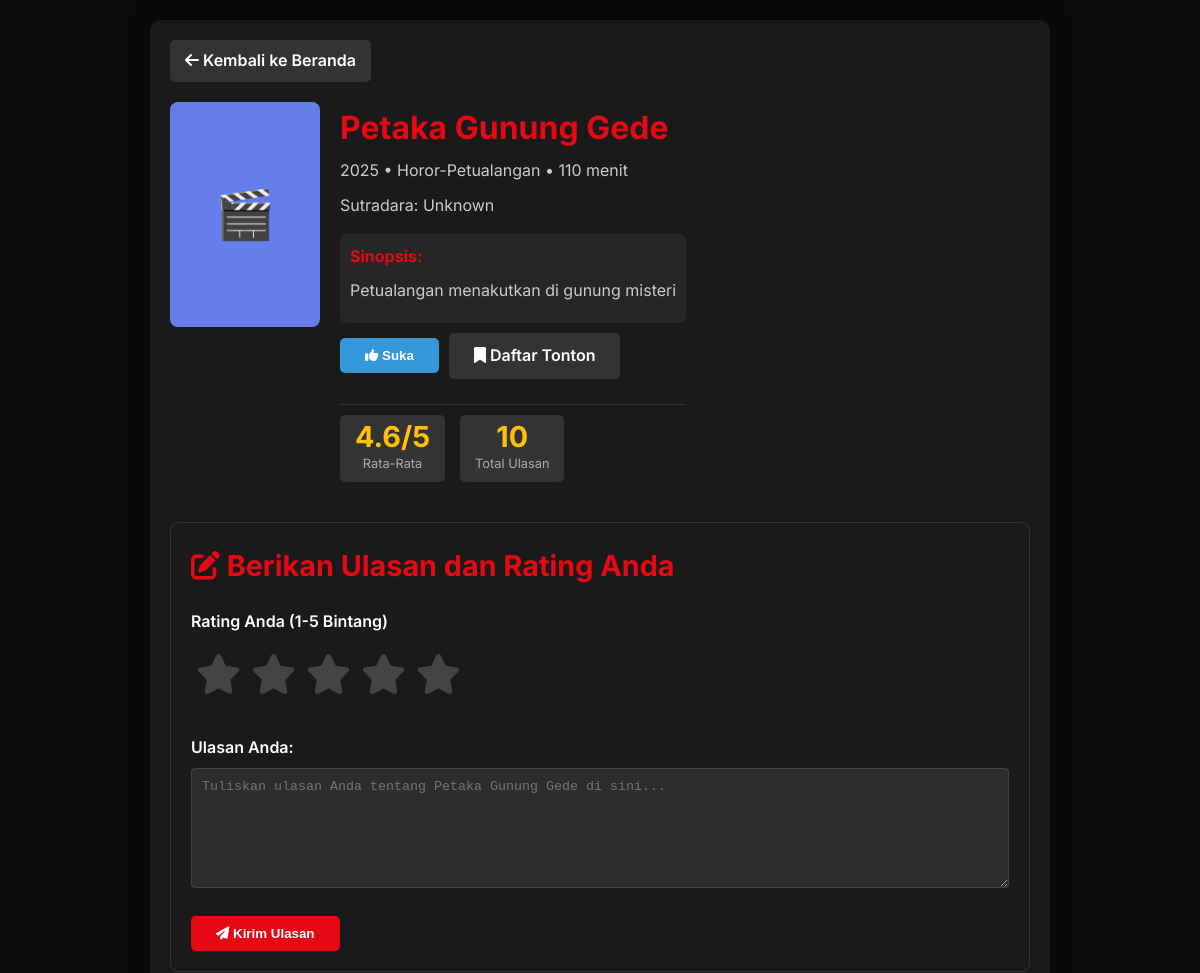
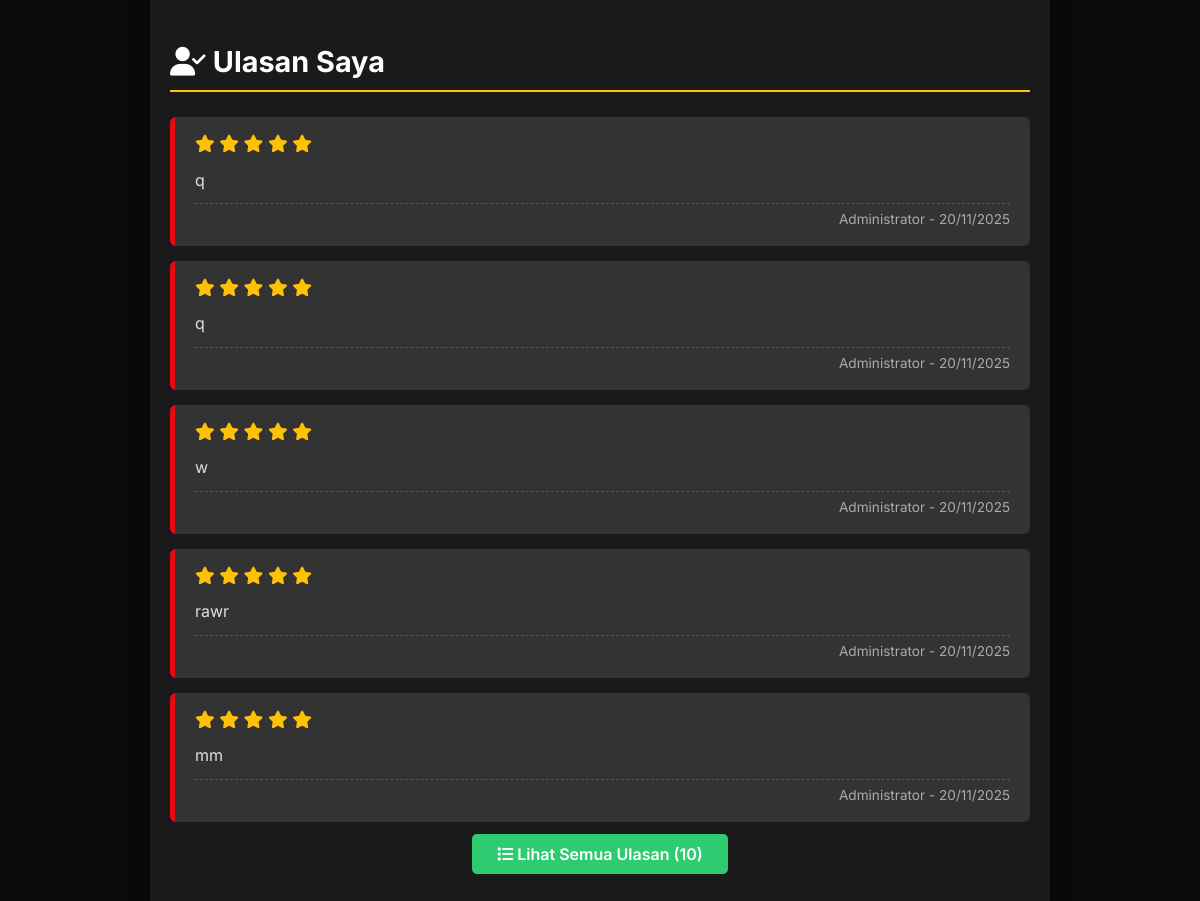
The app's page /movie_detail.php?id=2 (signed in) with its own data (2 pictures, top to bottom).
### tables this page shows
CREATE TABLE `movies` (
  `id` int(11) NOT NULL,
  `title` varchar(200) NOT NULL,
  `original_title` varchar(200) DEFAULT NULL,
  `release_year` int(11) DEFAULT NULL,
  `duration` int(11) DEFAULT NULL COMMENT 'durasi dalam menit',
  `genre` varchar(100) DEFAULT NULL,
  `director` varchar(100) DEFAULT NULL,
  `cast` text DEFAULT NULL COMMENT 'JSON array atau comma separated',
  `synopsis` text DEFAULT NULL,
  `poster` varchar(255) DEFAULT NULL,
  `trailer_url` varchar(255) DEFAULT NULL,
  `average_rating` decimal(2,1) DEFAULT 0.0,
  `total_reviews` int(11) DEFAULT 0,
  `created_by` int(11) DEFAULT NULL,
  `created_at` timestamp NOT NULL DEFAULT current_timestamp(),
  `updated_at` timestamp NOT NULL DEFAULT current_timestamp() ON UPDATE current_timestamp()
);

CREATE TABLE `reviews` (
  `id` int(11) NOT NULL,
  `movie_id` int(11) NOT NULL,
  `user_id` int(11) NOT NULL,
  `rating` decimal(2,1) NOT NULL CHECK (`rating` >= 0 and `rating` <= 5),
  `review_text` text DEFAULT NULL,
  `user_name` varchar(100) DEFAULT 'Anonymous',
  `is_spoiler` tinyint(1) DEFAULT 0,
  `helpful_count` int(11) DEFAULT 0,
  `created_at` timestamp NOT NULL DEFAULT current_timestamp(),
  `updated_at` timestamp NOT NULL DEFAULT current_timestamp() ON UPDATE current_timestamp()
);

CREATE TABLE `users` (
  `id` int(11) NOT NULL,
  `username` varchar(50) NOT NULL,
  `email` varchar(100) NOT NULL,
  `password` varchar(255) NOT NULL,
  `full_name` varchar(100) DEFAULT NULL,
  `profile_picture` varchar(255) DEFAULT NULL,
  `bio` text DEFAULT NULL,
  `role` enum('admin','user') DEFAULT 'user',
  `created_at` timestamp NOT NULL DEFAULT current_timestamp(),
  `updated_at` timestamp NOT NULL DEFAULT current_timestamp() ON UPDATE current_timestamp()
);

### movie_detail.php (the view, shortened to what this page needs)
<?php
$host = '127.0.0.1';
$dbname = 'movie_review_db';
$username = 'root';
$password = '';
try {
    $pdo = new PDO("mysql:host=$host;dbname=$dbname;charset=utf8mb4", $username, $password);
    $pdo->setAttribute(PDO::ATTR_ERRMODE, PDO::ERRMODE_EXCEPTION);
} catch(PDOException $e) {
    die("❌ Database Connection Error: " . $e->getMessage());
}
$movieId = isset($_GET['id']) ? (int)$_GET['id'] : 0;
$movieStmt = $pdo->prepare("SELECT * FROM movies WHERE id = :id");
$movieStmt->execute([':id' => $movieId]);
$movieData = $movieStmt->fetch();
$movieTitle = $movieData['title'];
$moviePoster = $movieData['poster'] ?: 'uploads/posters/default.jpg';
$movieGenre = $movieData['genre'];
$movieYear = $movieData['release_year'];
$movieDuration = $movieData['duration'];
$movieDirector = $movieData['director'];
$movieSynopsis = $movieData['synopsis'];
$isLoggedIn = isset($_SESSION['user_id']);
$currentUserId = $_SESSION['user_id'] ?? null;
$statsStmt = $pdo->prepare("SELECT
    COUNT(*) as review_count,
    COALESCE(AVG(rating), 0) as avg_rating
    FROM reviews WHERE movie_id = :movie_id");
$statsStmt->execute([':movie_id' => $movieId]);
$stats = $statsStmt->fetch();
$reviewCount = $stats['review_count'];
$avgRating = round($stats['avg_rating'], 1);
$myReviews = [];
if ($isLoggedIn) {
    $myReviewsStmt = $pdo->prepare("SELECT r.*, u.username, u.full_name
        FROM reviews r
        LEFT JOIN users u ON r.user_id = u.id
        WHERE r.movie_id = :movie_id AND r.user_id = :user_id
        ORDER BY r.created_at DESC");
    $myReviewsStmt->execute([
        ':movie_id' => $movieId,
        ':user_id' => $currentUserId
    ]);
    $myReviews = $myReviewsStmt->fetchAll();
}
$allReviewsCount = $reviewCount;
?>
<!DOCTYPE html>
<html lang="id">
<head>
    <link rel="stylesheet" href="https://cdnjs.cloudflare.com/ajax/libs/font-awesome/6.4.0/css/all.min.css">
</head>
<body>
    <div class="container">
        <a href="user.php" class="back-to-home">
            <i class="fas fa-arrow-left"></i> Kembali ke Beranda
        </a>
        <section class="movie-header">
            <?php if (!empty($moviePoster) && file_exists($moviePoster)): ?>
                <img src="<?php echo htmlspecialchars($moviePoster); ?>" alt="Poster Film <?php echo htmlspecialchars($movieTitle); ?>" class="movie-poster">
            <?php else: ?>
                <div style="width:150px;height:225px;background:#667eea;border-radius:8px;display:flex;align-items:center;justify-content:center;color:white;font-size:48px;">🎬</div>
            <?php endif; ?>
            <div class="movie-info">
                <h1><?php echo htmlspecialchars($movieTitle); ?></h1>
                <p><?php echo $movieYear; ?> • <?php echo htmlspecialchars($movieGenre); ?> • <?php echo $movieDuration; ?> menit</p>
                <p>Sutradara: <?php echo htmlspecialchars($movieDirector); ?></p>
                <div style="margin-top: 15px; padding: 10px; background: rgba(255,255,255,0.05); border-radius: 6px;">
                    <strong style="color: var(--primary-color);">Sinopsis:</strong>
                    <p style="margin-top: 8px; line-height: 1.6;"><?php echo nl2br(htmlspecialchars($movieSynopsis)); ?></p>
                </div>
                <div style="display: flex; gap: 10px; align-items: center; margin-top: 10px;">
                    <?php if ($isLoggedIn): ?>
                        <button class="submit-btn" style="background-color: #3498db;">
                            <i class="fas fa-thumbs-up"></i> Suka
                        </button>
                        <a href="daftar_tonton.php" class="submit-btn" style="text-decoration: none; display: inline-block; background-color: #333;">
                            <i class="fas fa-bookmark"></i> Daftar Tonton
                        </a>
                    <?php endif; ?>
                </div>
                <div class="rating-summary" style="margin-top: 25px;">
                    <div class="rating-box">
                        <div class="score"><?php echo $avgRating; ?>/5</div>
                        <div class="count">Rata-Rata</div>
                    </div>
                    <div class="rating-box">
                        <div class="score"><?php echo $reviewCount; ?></div>
                        <div class="count">Total Ulasan</div>
                    </div>
                </div>
            </div>
        </section>
        <section class="review-form-section">
            <h2><i class="fas fa-edit"></i> Berikan Ulasan dan Rating Anda</h2>
            <?php if (!$isLoggedIn): ?>
                <div class="login-notice">
                    <p><i class="fas fa-lock"></i> Anda harus <a href="login.html">login</a> terlebih dahulu untuk memberikan review!</p>
                    <p style="margin-top: 10px;">Belum punya akun? <a href="register.html">Daftar di sini</a></p>
                </div>
            <?php else: ?>
                <form method="POST">
                    <div class="form-group">
                        <label>Rating Anda (1-5 Bintang)</label>
                        <div class="star-rating">
                            <input type="radio" id="star5" name="rating" value="5" required><label for="star5" title="Sangat Suka"><i class="fas fa-star"></i></label>
                            <input type="radio" id="star4" name="rating" value="4"><label for="star4" title="Bagus"><i class="fas fa-star"></i></label>
                            <input type="radio" id="star3" name="rating" value="3"><label for="star3" title="Lumayan"><i class="fas fa-star"></i></label>
                            <input type="radio" id="star2" name="rating" value="2"><label for="star2" title="Kurang"><i class="fas fa-star"></i></label>
                            <input type="radio" id="star1" name="rating" value="1"><label for="star1" title="Buruk"><i class="fas fa-star"></i></label>
                        </div>
                    </div>
                    <div class="form-group">
                        <label for="reviewText">Ulasan Anda:</label>
                        <textarea name="review_text" id="reviewText" placeholder="Tuliskan ulasan Anda tentang <?php echo htmlspecialchars($movieTitle); ?> di sini..."></textarea>
                    </div>
                    <button type="submit" name="submit_review" class="submit-btn">
                        <i class="fas fa-paper-plane"></i> Kirim Ulasan
                    </button>
                </form>
            <?php endif; ?>
        </section>
        <?php if ($isLoggedIn): ?>
        <section class="my-reviews-section">
            <h2><i class="fas fa-user-check"></i> Ulasan Saya</h2>
            <div id="my-reviews-display">
                <?php if (count($myReviews) === 0): ?>
                    <p style="color:#777; font-style: italic;">Anda belum membuat ulasan untuk film ini.</p>
                <?php else: ?>
                    <?php foreach ($myReviews as $review): ?>
                        <div class="review-item">
                            <div class="rating-display">
                                <?php for ($i = 1; $i <= 5; $i++): ?>
                                    <i class="fas fa-star" style="color: <?php echo $i <= $review['rating'] ? 'var(--star-gold)' : '#444'; ?>; font-size: 1.1rem;"></i>
                                <?php endfor; ?>
                            </div>
                            <p><?php echo htmlspecialchars($review['review_text']) ?: '(Tidak ada ulasan tertulis)'; ?></p>
                            <div class="reviewer-info">
                                <?php echo htmlspecialchars($review['full_name'] ?? $review['username']); ?> -
                                <?php echo date('d/m/Y', strtotime($review['created_at'])); ?>
                            </div>
                        </div>
                    <?php endforeach; ?>
                <?php endif; ?>
            </div>
            <?php if ($allReviewsCount > 0): ?>
            <div style="text-align: center; margin-top: 20px;">
                <a href="all_reviews.php?id=<?php echo $movieId; ?>" class="submit-btn" style="text-decoration: none; background: #2ecc71;">
                    <i class="fas fa-list"></i> Lihat Semua Ulasan (<?php echo $allReviewsCount; ?>)
                </a>
            </div>
            <?php endif; ?>
        </section>
        <?php endif; ?>
    </div>
</body>
</html>

### movie_detail.php (style rules this page uses)
:root { --primary-color: #e50914; --background-dark: #0a0a0a; --card-dark: #1a1a1a; --text-light: #ffffff; --star-gold: #ffc107; --input-bg: #2d2d2d; }
* { margin: 0; padding: 0; box-sizing: border-box; }
body { font-family: 'Inter', sans-serif; background-color: var(--background-dark); color: var(--text-light); line-height: 1.6; padding: 20px; }
.container { max-width: 900px; margin: 0 auto; padding: 20px; background-color: var(--card-dark); border-radius: 12px; box-shadow: 0 0 20px rgba(0, 0, 0, 0.5); }
.back-to-home { display: inline-block; background-color: #333; color: var(--text-light); padding: 8px 15px; border-radius: 5px; text-decoration: none; margin-bottom: 20px; transition: background-color 0.3s; cursor: pointer; border: none; font-weight: 600; }
.movie-header { display: flex; gap: 20px; margin-bottom: 30px; align-items: flex-start; }
.movie-info h1 { color: var(--primary-color); margin-bottom: 5px; font-size: 2em; }
.movie-info p { color: #ccc; margin-bottom: 10px; }
.rating-summary { display: flex; align-items: center; gap: 15px; margin-top: 15px; padding: 10px 0; border-top: 1px solid #333; }
.rating-box { background-color: #333; padding: 8px 15px; border-radius: 5px; text-align: center; }
.rating-box .score { font-size: 1.8em; font-weight: 700; color: var(--star-gold); line-height: 1; }
.rating-box .count { font-size: 0.8em; color: #aaa; margin-top: 2px; }
.review-form-section { margin-bottom: 40px; padding: 20px; border: 1px solid #333; border-radius: 8px; }
.review-form-section h2 { font-size: 1.8em; color: var(--primary-color); margin-bottom: 20px; }
.form-group { margin-bottom: 20px; }
.form-group label { display: block; margin-bottom: 8px; font-weight: 600; color: var(--text-light); }
textarea { width: 100%; min-height: 120px; padding: 10px; border-radius: 4px; border: 1px solid #444; background-color: var(--input-bg); color: var(--text-light); resize: vertical; }
.submit-btn { background-color: var(--primary-color); color: var(--text-light); padding: 10px 25px; border: none; border-radius: 5px; font-weight: 600; cursor: pointer; transition: background-color 0.3s; }
.star-rating { display: flex; flex-direction: row-reverse; justify-content: flex-end; }
.star-rating label { font-size: 2.5em; color: #444; cursor: pointer; padding: 0 5px; transition: color 0.2s; }
.my-reviews-section { margin-bottom: 40px; }
.my-reviews-section h2 { font-size: 1.8em; color: var(--text-light); margin-bottom: 25px; border-bottom: 2px solid var(--star-gold); padding-bottom: 5px; }
.review-item { background-color: #333; padding: 15px 20px; border-radius: 6px; margin-bottom: 15px; border-left: 5px solid var(--primary-color); }
.rating-display { margin-bottom: 10px; }
.review-item p { margin-bottom: 10px; font-size: 1em; color: #e0e0e0; }
.reviewer-info { font-size: 0.85em; color: #aaa; text-align: right; border-top: 1px dashed #555; padding-top: 5px; }

### records on screen
movies: title "Petaka Gunung Gede", release_year "2025", genre "Horor-Petualangan", duration "110", director "Unknown", synopsis "Petualangan menakutkan di gunung misteri", review_text "Tuliskan ulasan Anda tentang Petaka Gunung Gede di sini..."
reviews: rating 5 (drawn), review_text "q", user.full_name "Administrator", created_at "20/11/2025"
reviews: rating 5 (drawn), review_text "q", user.full_name "Administrator", created_at "20/11/2025"
reviews: rating 5 (drawn), review_text "w", user.full_name "Administrator", created_at "20/11/2025"
reviews: rating 5 (drawn), review_text "rawr", user.full_name "Administrator", created_at "20/11/2025"
reviews: rating 5 (drawn), review_text "mm", user.full_name "Administrator", created_at "20/11/2025"

### other values on screen
$avgRating "4.6"
$reviewCount "10"
$allReviewsCount "10"
